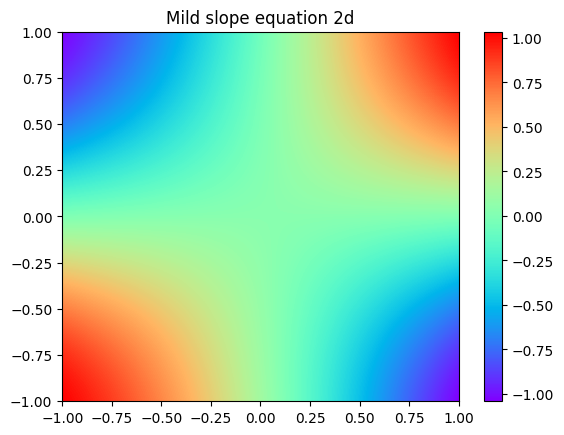

Source code (Python):
######################################################################################################
############################################# Libraries ##############################################
######################################################################################################
import jax, optax, flax
import pickle
import functools
import matplotlib.pyplot, matplotlib.animation
import numpy

# Set and verify device
jax.config.update('jax_platform_name', 'gpu')
jax.config.update("jax_enable_x64", True)
#jax.config.update('jax_disable_jit', True) # Desactive the compilation for better debugging
print(jax.lib.xla_bridge.get_backend().platform)



######################################################################################################
########################################## Neural network ############################################
######################################################################################################
class MLP(flax.linen.Module):
    """
        Create a multilayer perceptron and initialize the neural network
    Inputs :
        A SEED number and the layers structure, activation function and a bool to indicates if it's occurring a training
     """
    layers: list
    training: bool

    @flax.linen.compact
    def __call__(self, x):
        """
        Compute the output of the neural network
        Parameters
        ----------
        x : jax.numpy.ndarray[[batch_size,batch_size,batch_size]]
            -- coordinates and time  (x,y,t)
        Returns
        -------
        x : jax.numpy.ndarray[[batch_size,batch_size,batch_size]]
            -- numerical output of the neural network	(u,v,p)
        """
        
        x = flax.linen.BatchNorm(use_running_average=not self.training)(x)
        for i in range(1,len(self.layers)-1):
            x = flax.linen.Dense(self.layers[i])(x)
            x = flax.linen.BatchNorm(use_running_average=not self.training)(x)
            x = flax.linen.tanh(x)
            #x = nn.Dropout(rate=0.5, deterministic=not self.training)(x)
        x = flax.linen.Dense(self.layers[-1])(x)
        
        return x



#####################################################################################################
######################################### PDE operators class ########################################
######################################################################################################
class PDE_operators1d:
    """
        Class with the most common operators used to solve PDEs
    Input:
        A function that we want to compute the respective operator
    """
    
    # Class initialization
    def __init__(self, function):
        self.function = function

    @functools.partial(jax.jit, static_argnums=(0,))    
    def laplacian(self, params, inputs):
        """
        Compute the laplacian of u
        Parameters
        ----------
        params : list of parameters[[w1,b1],...,[wn,bn]]
            -- weights and bias
        inputs : jax.numpy.ndarray[[batch_size,batch_size]]
            -- coordinates and time  (x,y,t)
        Returns
        -------
        laplacian : jax.numpy.array[batch_size]
            -- numerical values of the laplacian applied to the inputs
        """

        fun = lambda params, x, t: self.function(params, x, t)[:,0]

        @functools.partial(jax.jit)    
        def action(params,x,t):         # function to vectorize the laplacian
            u_xx = jax.jacfwd(jax.jacfwd(fun, 1), 1)(params, x, t)
            return u_xx

        vec_fun = jax.vmap(action, in_axes = (None, 0, 0))
        lapu = vec_fun(params, inputs[:,0], inputs[:,1])

        return lapu


    # Compute material derivative
    @functools.partial(jax.jit, static_argnums=(0,))    
    def material_derivative(self, params, inputs):
        """
        Compute the material derivative of u
        Parameters
        ----------
        params : list of parameters[[w1,b1],...,[wn,bn]]
            -- weights and bias
        inputs : jax.numpy.ndarray[[batch_size,batch_size,batch_size]]
            -- coordinates and time  (x,y,t)
        Returns
        -------
        mat_derivative : jax.numpy.array[batch_size]
            -- numerical values of the material derivative of u applied to the inputs
        """

        result = self.function(params, inputs[:,0], inputs[:,1])

        @functools.partial(jax.jit)    
        def all_derivatives(params, inputs):
            fun = lambda params, x, t: self.function(params, x, t)[:,0]

            @functools.partial(jax.jit)    
            def action(params, x, t):                     # function to vectorize the laplacian
                u_x = jax.jacfwd(fun, 1)(params, x, t)
                u_t = jax.jacfwd(fun, 2)(params, x, t)
                return jax.numpy.column_stack((u_x, u_t))

            vec_fun = jax.vmap(action, in_axes = (None, 0, 0))
            derivatives = vec_fun(params, inputs[:,0], inputs[:,1])
            derivatives = derivatives.reshape(derivatives.shape[0], derivatives.shape[2])
            return derivatives

        vector = jax.numpy.column_stack((result[:,0], jax.numpy.ones_like(result[:,0])))
        all_first_derivatives_u = all_derivatives(params, inputs)
        mat_derivative_u = jax.numpy.einsum('ij,ij->i', all_first_derivatives_u, vector).reshape(-1,1)

        return mat_derivative_u



########################################################################################################
###################################### Physics Informed Neural Networks ################################
########################################################################################################
class PINN:
    """
    Solve a PDE using Physics Informed Neural Networks   
    Input:
        The evaluation function of the neural network
    """

    # Class initialization
    def __init__(self, NN_evaluation, optimizer):

        self.NN_evaluation = NN_evaluation
        self.optimizer = optimizer

        self.operators = PDE_operators1d(self.solution)
        self.k_coeff = jax.numpy.pi/2
        self.laplacian = self.operators.laplacian

    # Compute the solution of the PDE on the points (x,y)
    @functools.partial(jax.jit, static_argnums=(0,))    
    def solution(self, params, inputX, inputY):
        """
        Compute the solution of the PDE on the points (x,y)
        Parameters
        ----------
        params : list of parameters[[w1,b1],...,[wn,bn]]
            -- weights and bias
        inputX : jax.numpy.array[batch_size]
            -- points on the x-axis of the mesh
        inputY : jax.numpy.array[batch_size]
            -- points on the y-axis of the mesh
        Returns
        -------
        applied_solution : jax.numpy.ndarray[batch_size,batch_size,batch_size]
            -- PINN solution applied to inputs. return u
        """
        inputs = jax.numpy.column_stack((inputX, inputY))
        NN_output = jax.vmap(functools.partial(jax.jit(self.NN_evaluation), params))(inputs)
        return NN_output

    # Loss function respective to burger equation
    @functools.partial(jax.jit, static_argnums=(0,))    
    def loss_equation(self, params, inputs):
        """
        Compute the residual of the pde
        Parameters
        ----------
        params : list of parameters[[w1,b1],...,[wn,bn]]
            -- weights and bias
        inside : jax.numpy.ndarray[[batch_size, batch_size]]
            -- (x,y) points from the mesh
        Returns
        -------
        loss_residual : a float.64
            -- loss function applied to inputs
        """

        preds_loss = self.laplacian(params, inputs) + self.k_coeff**2*self.solution(params, inputs[:,0], inputs[:,1])
        loss_value = jax.numpy.linalg.norm(preds_loss)
        
        return loss_value

    # Loss function respective to boundary
    @functools.partial(jax.jit, static_argnums=(0,))    
    def loss_boundary(self, params, inputs):
        """
        Compute the loss function at the boundary
        Parameters
        ----------
        params : list of parameters[[w1,b1],...,[wn,bn]]
            -- weights and bias
        bound : jax.numpy.ndarray[[batch_size, batch_size]]
            -- (x,y,t) points from boundary
        Returns
        -------
        loss_bound : a float.64
            -- loss function applied to inputs
        """

        exact_bound = jax.numpy.sin(self.k_coeff*inputs[:,0])*jax.numpy.sin(self.k_coeff*inputs[:,1])
        preds_bound = self.solution(params, inputs[:,0], inputs[:,1])[:,0]
        loss_bound = jax.numpy.linalg.norm(preds_bound - exact_bound)
        
        return loss_bound

    # Loss function respective to initial time
    @functools.partial(jax.jit, static_argnums=(0,))    
    def loss_initial_time(self, params, inputs):  
        """
        Compute the loss function at the initial conditions
        Parameters
        ----------
        params : list of parameters[[w1,b1],...,[wn,bn]]
            -- weights and bias
        inputs : jax.numpy.ndarray[[batch_size, batch_size]]
            -- (x,t) points from initial condition
        Returns
        -------
        loss_initial : a float.64
            -- loss function applied to inputs
        """

        exact = -jax.numpy.sin(jax.numpy.pi*inputs[:,0])
        preds_initial_time = self.solution(params, inputs[:,0], inputs[:,1])[:,0]
        loss_initial_time = jax.numpy.linalg.norm(preds_initial_time - exact)

        return loss_initial_time

    @functools.partial(jax.jit, static_argnums=(0,))    
    def loss_function(self, params, inside, bound):
        """
        Compute the sum of each loss function
        Parameters
        ----------
        params : list of parameters[[w1,b1],...,[wn,bn]]
            -- weights and bias
        inside : jax.numpy.ndarray[[batch_size, batch_size]]
            -- (x,y) points from the mesh
        bound : jax.numpy.ndarray[[batch_size, batch_size]]
            -- (x,y) points from boundary
        Returns
        -------
        loss : a float.64
            -- loss function applied to inputs
        losses : dictionary with the keys (loss_i, loss_b)
            -- current values of each loss function
        """

        loss_bound = self.loss_boundary(params, bound)
        loss_inside = self.loss_equation(params, inside)
        loss_sum = loss_bound+loss_inside
        losses = jax.numpy.array([loss_inside, loss_bound])

        return loss_sum, losses

    @functools.partial(jax.jit, static_argnums=(0,))    
    def train_step(self, params, opt_state, inside, bound):
        """
        Make just one step of the training
        Parameters
        ----------
        params : list of parameters[[w1,b1],...,[wn,bn]]
            -- weights and bias
        opt_state : a tuple given by optax
            -- state(hystorical) of the gradient descent
        inside : jax.numpy.ndarray[[batch_size, batch_size]]
            -- (x,y) points from the mesh
        bound : jax.numpy.ndarray[[batch_size, batch_size]]
            -- (x,y) points from boundary
        Returns
        -------
        loss : a float.64
            -- loss function applied to inputs
        new_params : list of parameters[[w1,b1],...,[wn,bn]]
            -- weights and bias updated
        opt_state : a tuple given by optax
            -- update the state(hystorical) of the gradient descent
        losses : dictionary with the keys (loss_i, loss_b)
            -- current values of each loss function
        """

        (loss,losses), gradient = jax.value_and_grad(self.loss_function, has_aux=True)(params, inside, bound)
        updates, new_opt_state = self.optimizer.update(gradient, opt_state)
        new_params = optax.apply_updates(params, updates)

        return loss, new_params, new_opt_state, losses



######################################################################################################
############################################# Parameters #############################################
######################################################################################################
# Neural network parameters
SEED = 351
n_features, n_targets = 2, 1            # Input and output dimension 
layers = [n_features, 50, 50, 50, 50, 50, n_targets]             # Layers structure
lr_scheduler = optax.linear_schedule(0.0005, 0.00001, transition_steps = 50, transition_begin = 5000)
#lr_scheduler = 0.00001               # learning rate
optimizer = optax.adam(lr_scheduler)

# Training parameters
maximum_num_epochs = 10000       
report_steps = 1000
options = 1 # If 1 we start a new training

# Data parameters
N_inside = 64                # number of points inside the mesh
N_bound = 16                   # number of points at the boundary
domain_bounds = jax.numpy.column_stack(([-1,-1], [1,1]))      # minimal and maximal value of each axis (x,t)



########################################################################################################
########################################## Initialization ##############################################
########################################################################################################
training_model = MLP(layers,training=True)     
key1, key2, key3 = jax.random.split(jax.random.PRNGKey(SEED), 3)
x = jax.random.uniform(key1, (10, layers[0]))
params = training_model.init({'params': key2}, x)

eval_model = MLP(layers,training=False)
NN_eval = eval_model.apply   # Evaluate function

solver = PINN(NN_eval, optimizer)
opt_state = optimizer.init(params)




########################################################################################################
#################################################### Data ##############################################
########################################################################################################
#### Boundary data
X_bound = jax.numpy.array(numpy.concatenate((domain_bounds[0,0]*numpy.ones(N_bound//2), domain_bounds[0,1]*numpy.ones(N_bound//2))))

#### Inside data
ran_key, batch_key = jax.random.split(jax.random.PRNGKey(1))
X_inside = jax.random.uniform(batch_key, shape=(N_inside, ), minval = domain_bounds[0,0], maxval = domain_bounds[0,1])




########################################################################################################
############################################ Train #####################################################
########################################################################################################
print("Training start")
if options == 1:            # begin a new training
    loss_history = []
    loss_i = []               # residual loss
    loss_b = []               # boundary loss

    # Main loop to solve the PDE
    for ibatch in range(maximum_num_epochs+1):
        XT_bound = jax.numpy.column_stack((X_bound,numpy.random.uniform(domain_bounds[1,0],domain_bounds[1,1],size=(N_bound,))))
        XT_inside = jax.numpy.column_stack((X_inside,numpy.random.uniform(domain_bounds[1,0],domain_bounds[1,1],size=(N_inside,))))

        loss, params, opt_state, losses = solver.train_step(params,opt_state, XT_inside, XT_bound)

        loss_i.append(float(losses[0]))
        loss_b.append(float(losses[1]))
        losssum = jax.numpy.sum(losses)
        loss_history.append(float(losssum))

        if ibatch%report_steps == report_steps-1:
            print("Epoch n°{}: ".format(ibatch+1), loss.item())

        if losssum<=numpy.min(loss_history): # save if the current state is the best 
                pickle.dump(params, open("./NN_saves/params_checkpoint_mild_slope", "wb"))
                pickle.dump(opt_state, open("./NN_saves/opt_state_checkpoint_mild_slope", "wb"))
                pickle.dump(loss_history, open("./NN_saves/loss_history_mild_slope", "wb"))
                pickle.dump(loss_i, open("./NN_saves/loss_i_mild_slope", "wb"))
                pickle.dump(loss_b, open("./NN_saves/loss_b_mild_slope", "wb"))

elif options == 2:   # continue the last training
    params = pickle.load(open("./NN_saves/params_checkpoint_mild_slope", "rb"))
    opt_state = pickle.load(open("./NN_saves/opt_state_checkpoint_mild_slope", "rb"))
    loss_history = pickle.load(open("./NN_saves/loss_history_mild_slope", "rb"))
    loss_i = pickle.load(open("./NN_saves/loss_i_mild_slope", "rb"))
    loss_b = pickle.load(open("./NN_saves/loss_b_mild_slope", "rb"))
    iepoch = len(loss_history)

    # Main loop to solve the PDE
    for ibatch in range(iepoch, maximum_num_epochs+1):
        XT_bound = jax.numpy.column_stack((X_bound,numpy.random.uniform(domain_bounds[1,0],domain_bounds[1,1],size=(N_bound,))))
        XT_inside = jax.numpy.column_stack((X_inside,numpy.random.uniform(domain_bounds[1,0],domain_bounds[1,1],size=(N_inside,))))

        loss, params, opt_state, losses = solver.train_step(params,opt_state, XT_inside, XT_bound)

        loss_i.append(float(losses[0]))
        loss_b.append(float(losses[1]))
        losssum = jax.numpy.sum(losses)
        loss_history.append(float(losssum))

        if ibatch%report_steps==report_steps-1:
            print("Epoch n°{}: ".format(ibatch+1), loss.item())

        if losssum<=numpy.min(loss_history): # save if the current state is the best 
                pickle.dump(params, open("./NN_saves/params_checkpoint_mild_slope", "wb"))
                pickle.dump(opt_state, open("./NN_saves/opt_state_checkpoint_mild_slope", "wb"))
                pickle.dump(loss_history, open("./NN_saves/loss_history_mild_slope", "wb"))
                pickle.dump(loss_i, open("./NN_saves/loss_i_mild_slope", "wb"))
                pickle.dump(loss_b, open("./NN_saves/loss_b_mild_slope", "wb"))



########################################################################################################
##################################### Plot loss function ###############################################
########################################################################################################
fig, ax = matplotlib.pyplot.subplots(1, 1)
__ = ax.plot(numpy.log10(loss_history))
__ = ax.plot(numpy.log10(numpy.array(loss_i)))
__ = ax.plot(numpy.log10(numpy.array(loss_b)))
xlabel = ax.set_xlabel(r'${\rm Step}$')
ylabel = ax.set_ylabel(r'$\log_{10}{\rm (loss)}$')
title = ax.set_title(r'${\rm Training}$')
ax.legend(['loss_sum','residual','boundary','initial_cond'])
matplotlib.pyplot.show()



########################################################################################################
############################################# Solution #################################################
########################################################################################################
npoints = 1000
values = numpy.zeros((npoints,npoints))

x, y = numpy.meshgrid(numpy.linspace(domain_bounds[0,0], domain_bounds[0,1], npoints), numpy.linspace(domain_bounds[1,0], domain_bounds[1,1], npoints))
fig, ax = matplotlib.pyplot.subplots()
title = ax.set_title('Mild slope equation 2d')

for i in range(npoints):
    print("Plotting: {} out of {}".format(i+1, npoints), end='\r')
    values[i,:] = solver.solution(params, x[i,:], y[i,:])[:,0]

graph = matplotlib.pyplot.pcolormesh(x, y, values, cmap = 'rainbow')
matplotlib.pyplot.colorbar()
matplotlib.pyplot.savefig('mild_slope.png', bbox_inches = 'tight')
matplotlib.pyplot.show()  


